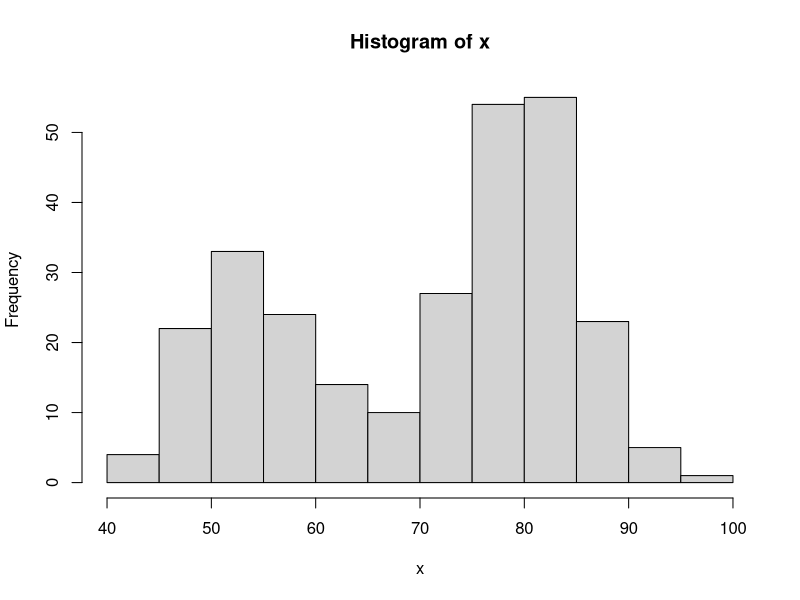
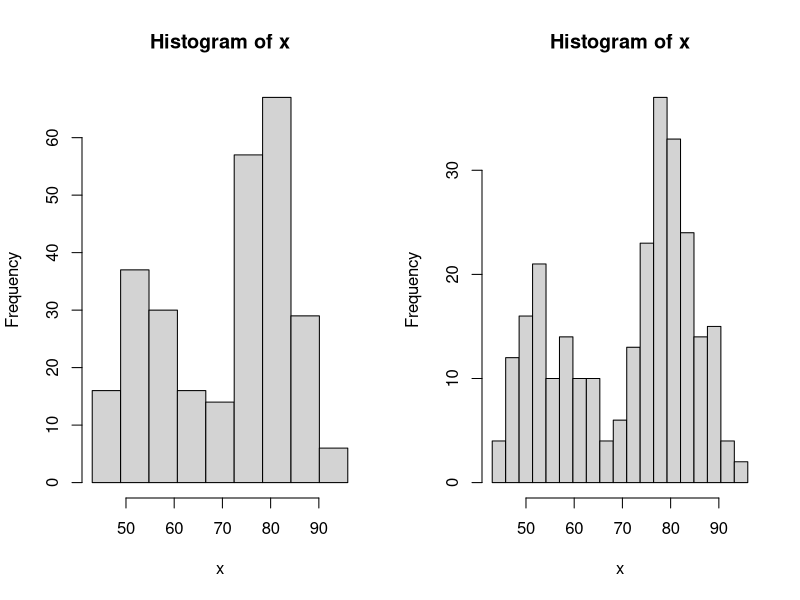
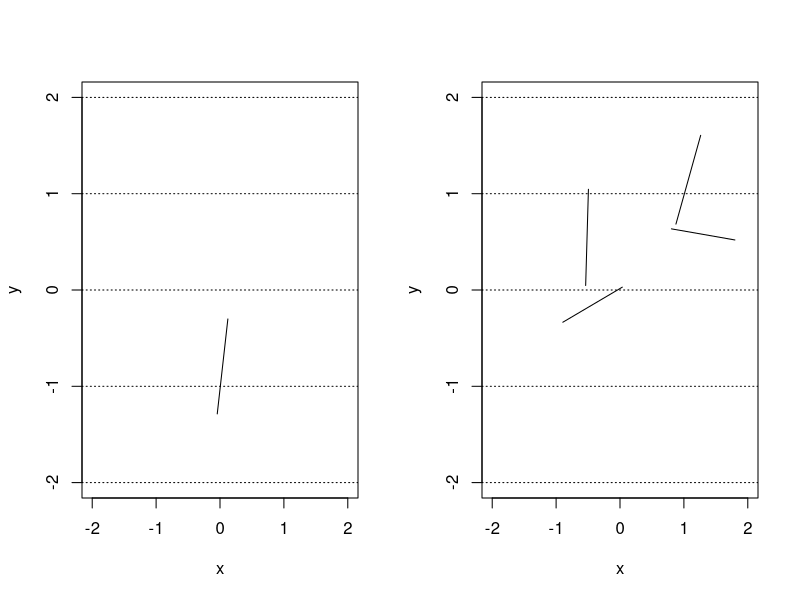
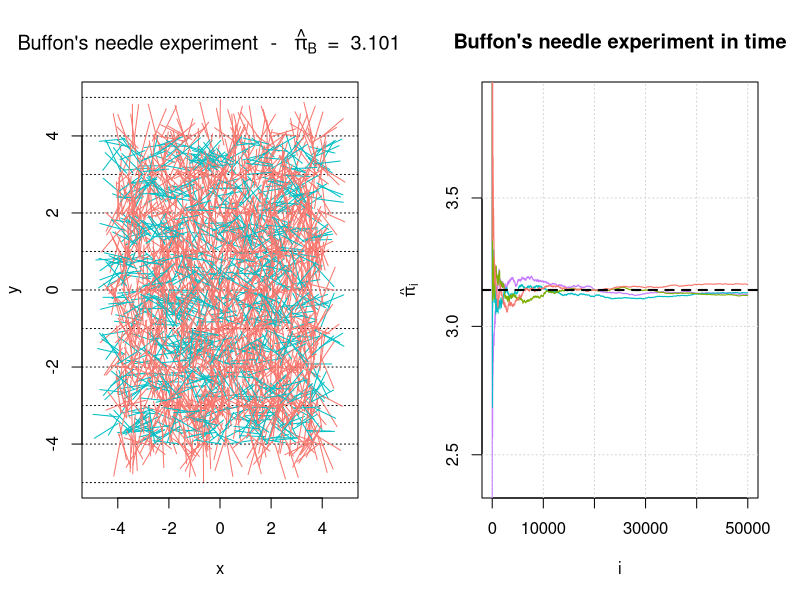

These figures' R source, in order:
## ---- chunk 1
knitr::opts_chunk$set(error = TRUE)
## ---- chunk 2
x <- faithful[, 2] 
hist(x)
## ---- chunk 3
par(mfrow = c(1,2))

# Compare the differences! 
bins <- seq(min(x), max(x), length.out = 10)
hist(x, breaks = bins)

bins <- seq(min(x), max(x), length.out = 20)
hist(x, breaks = bins)
## ---- chunk 4
cast_needle = function(plane_width = 20){
  needle_length = 1
  available_range = plane_width/2 - needle_length
  x_start = runif(2, -available_range, available_range)
  angle = runif(1, 0, 2*pi)
  x_end = needle_length*c(cos(angle), sin(angle)) + x_start
  cross = floor(x_start[2]) != floor(x_end[2])
  out = list(start = x_start, end = x_end, cross = cross)
  out
}
## ---- chunk 5
needle = cast_needle(plane_width = 4)
needle
## ---- chunk 6
plot(NA, xlim = c(-2, 2), ylim = c(-2, 2), xlab = "x", ylab = "y")
abline(h = -2:2, lty = 3)
lines(c(needle$start[1], needle$end[1]), c(needle$start[2], needle$end[2]))
## ---- chunk 7
buffon_experiment = function(B = 2084, plane_width = 10, seed = NULL){
  
  if (!is.null(seed)){
    set.seed(seed)
  }
  
  X_start = X_end = matrix(NA, B, 2) 
  cross = rep(NA, B)
  
  for (i in 1:B){
    inter = cast_needle(plane_width = plane_width)
    X_start[i, ] = inter$start
    X_end[i, ] = inter$end
    cross[i] = inter$cross
  }
  
  out = list(start = X_start, end = X_end, cross = cross, plane = plane_width)
  class(out) = "buffon_experiment"
  out
}
## ---- chunk 8
experiment = buffon_experiment(B = 4, plane_width = 4)
experiment
## ---- chunk 9
plot(NA, xlim = c(-2, 2), ylim = c(-2, 2), xlab = "x", ylab = "y")
abline(h = -2:2, lty = 3)
for (i in 1:4){
  lines(c(experiment$start[i,1], experiment$end[i,1]), 
        c(experiment$start[i,2], experiment$end[i,2]))
}
## ---- chunk 10
plot.buffon_experiment = function(obj){
  cross = obj$cross
  X_start = obj$start
  X_end = obj$end
  B = length(cross)
  cols = rev(hcl(h = seq(15, 375, length = 3), l = 65, c = 100)[1:2])
  
  titre_part1 = 'Buffon\'s needle experiment  -  '
  titre_part2 = ' = '
  pi_hat = round(2/mean(obj$cross), 6)
  
  titre = bquote(.(titre_part1) ~ hat(pi)[B] ~ .(titre_part2) ~ .(pi_hat))
  
  plot(NA, xlab = "x", ylab = "y", xlim = c(-obj$plane/2, obj$plane/2), 
       ylim = c(-obj$plan/2, obj$plan/2), 
       main = titre)
  abline(h = (-obj$plan):obj$plan, lty = 3)
  
  for (i in 1:B){
    lines(c(X_start[i,1], X_end[i,1]), c(X_start[i,2], X_end[i,2]), 
          col = cols[cross[i] + 1])
  }
}
## ---- chunk 11
experiment = buffon_experiment(B = 2084)
plot(experiment)
## ---- chunk 12
converge = function(B = 2084, plane_width = 10, seed = 1777, M = 12){
  
  if (B < 10){
    warning("B was changed to 10")
    B = 10
  }
  
  pi_hat = matrix(NA, B, M)
  trials = 1:B
  cols = rev(hcl(h = seq(15, 375, length = (M+1)), 
                 l = 65, c = 100, alpha = 1)[1:M])
  set.seed(seed)
  
  for (i in 1:M){
    cross = buffon_experiment(B = B, plane_width = plane_width)$cross
    pi_hat[,i] = 2*trials/cumsum(cross)
  }
  
  plot(NA, xlim = c(1,B), ylim = pi + c(-3/4, 3/4), type = "l", col = "darkblue",
       ylab = bquote(hat(pi)[i]),
       xlab = "i", main = "Buffon\'s needle experiment in time")
  grid()
  
  for (i in 1:M){
    lines(trials, pi_hat[,i], col = cols[i])
  }
  
  abline(h = pi, lwd = 2, lty = 2)
}
## ---- chunk 13
converge(B = 5*10^4, M = 4, seed = 10)
